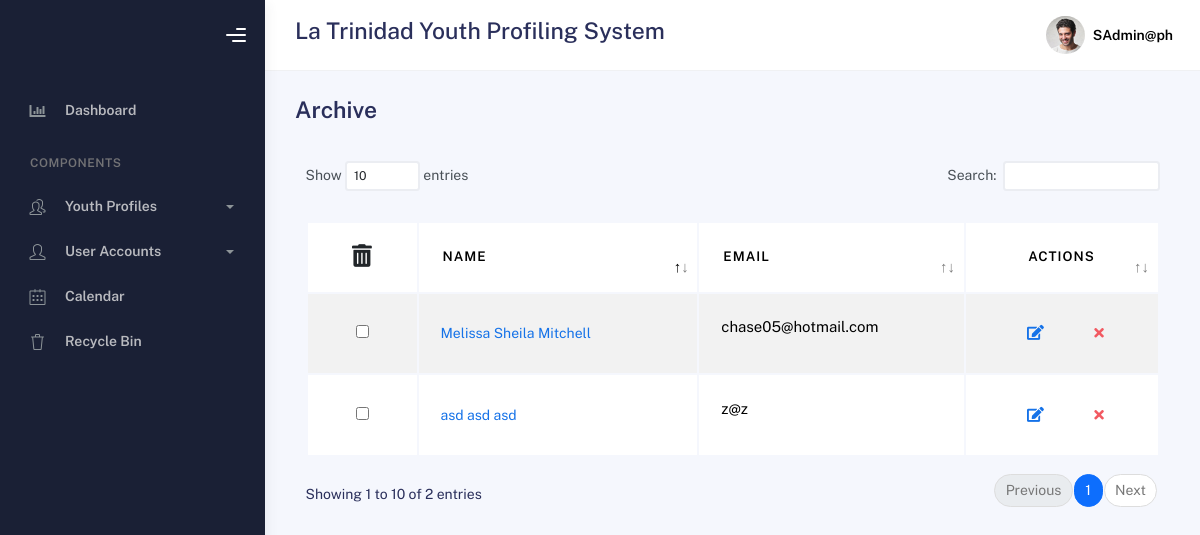
The page /bootstrap/temp_archive.php (signed in) on the database its author committed.
### tables this page shows
CREATE TABLE `profiles_archive` (
  `id` int(11) NOT NULL,
  `lname` varchar(100) DEFAULT NULL,
  `fname` varchar(100) DEFAULT NULL,
  `mname` varchar(100) DEFAULT NULL,
  `suffix` varchar(20) DEFAULT NULL,
  `region` varchar(100) DEFAULT NULL,
  `province` varchar(100) DEFAULT NULL,
  `municipality` varchar(100) DEFAULT NULL,
  `barangay` varchar(100) DEFAULT NULL,
  `sitio` varchar(50) DEFAULT NULL,
  `purok` varchar(100) DEFAULT NULL,
  `sex` varchar(10) DEFAULT NULL,
  `age` int(11) DEFAULT NULL,
  `youth_with_needs` varchar(100) DEFAULT NULL,
  `email` varchar(100) DEFAULT NULL,
  `birth_month` varchar(20) DEFAULT NULL,
  `birth_day` varchar(20) DEFAULT NULL,
  `birth_year` varchar(20) DEFAULT NULL,
  `contactnumber` varchar(20) DEFAULT NULL,
  `civil_status` varchar(20) DEFAULT NULL,
  `youth_classification` varchar(100) DEFAULT NULL,
  `age_group` varchar(50) DEFAULT NULL,
  `work_status` varchar(50) DEFAULT NULL,
  `educational_background` varchar(50) DEFAULT NULL,
  `register_sk_voter` varchar(50) DEFAULT NULL,
  `voted_last_election` varchar(3) NOT NULL,
  `national_voter` varchar(100) DEFAULT NULL,
  `attended_kk` varchar(3) NOT NULL,
  `times_attended_kk` int(11) DEFAULT NULL,
  `no_why` varchar(100) DEFAULT NULL,
  `date_created` varchar(50) NOT NULL,
  `barangay_code` varchar(50) DEFAULT NULL
);

### bootstrap/temp_archive.php (the view, shortened to what the rows shown need)
<?php
include("../conne.php");
?>
<!DOCTYPE html>
<html lang="en">
<head>
    <link rel="stylesheet" href="assets/css/bootstrap.min.css" />
    <link rel="stylesheet" href="assets/css/plugins.min.css" />
    <link rel="stylesheet" href="assets/css/kaiadmin.min.css" />
</head>
<body>
<div class="wrapper">
    <div class="main-panel">
        <div class="container">
            <div class="page-inner">
                <div class="card-body">
                    <div class="table-responsive">
                        <div id="basic-datatables_wrapper" class="dataTables_wrapper container-fluid dt-bootstrap4">
                            <div class="row">
                                <div class="col-sm-12">
                                    <table id="basic-datatables" class="display table table-striped table-hover dataTable" role="grid" aria-describedby="basic-datatables_info">
                                        <thead>
                                        <?php
                                            $recordsPerPage = 20;
                                            $currentPage = isset($_GET['page']) ? $_GET['page'] : 1;
                                            $offset = ($currentPage - 1) * $recordsPerPage;
                                            if (isset($_GET['search'])) {
                                                $searchQuery = $_GET['search'];
                                                $sql = "SELECT * FROM profiles_archive
                                                        WHERE fname LIKE '%$searchQuery%' OR lname LIKE '%$searchQuery%' OR mname LIKE '%$searchQuery%' OR email LIKE '%$searchQuery%'
                                                        ORDER BY id DESC
                                                        LIMIT $recordsPerPage OFFSET $offset";
                                            } else {
                                                $sql = "SELECT * FROM profiles_archive
                                                        ORDER BY id DESC
                                                        LIMIT $recordsPerPage OFFSET $offset";
                                            }
                                            $result = mysqli_query($conn, $sql);
?>
                                            <tr role="row">
                                            <form id="profilesForm" method="POST" action="temp_delete_multiple_archive.php">
                                            <table id="basic-datatables" class="display table table-striped table-hover dataTable" role="grid" aria-describedby="basic-datatables_info">
                                                <thead>
                                                <tr role="row">
                                                    <th tabindex="0" aria-controls="basic-datatables" rowspan="1" colspan="1" style="width: 30.516px;">
                                                    <center><button type="d" class="btn btn-default" onclick="return confirm('Are you sure you want to delete the selected profiles?');">
                                                        <i style="font-size: 17pt" class="fa fa-trash-alt"></i>
                                                    </button></center>
                                                    </th>
                                                    <th class="sorting_asc" tabindex="0" aria-controls="basic-datatables" rowspan="1" colspan="1" aria-sort="ascending" aria-label="Name: activate to sort column descending" style="width: 365.516px;">Name</th>
                                                    <th class="sorting" tabindex="0" aria-controls="basic-datatables" rowspan="1" colspan="1" aria-label="Position: activate to sort column ascending" style="width: 341.766px;">Email</th>
                                                    <th class="sorting" tabindex="0" aria-controls="basic-datatables" rowspan="1" colspan="1" aria-label="Office: activate to sort column ascending" style="width: 200.266px;"><center>Actions</center></th>
                                                </tr>
                                            </thead>
                                            <tbody>
                                            <div class="section">
                                            <form id="profilesForm" method="POST" action="temp_archive.php">
                                                <?php while ($row = mysqli_fetch_assoc($result)) { ?>
                                                    <tr>
                                                        <td>
                                                            <center>
                                                            <input type="checkbox" name="selectedProfiles[]" value="<?= $row['id']; ?>">
                                                            </center>
                                                        </td>
                                                        <td>
                                                        <a href="#" class="profileNameLink" data-id="<?= $row['id']; ?>"
                                                        data-fullname="<?= $row['fname'] . ' ' . $row['mname'] . ' ' . $row['lname']; ?>"
                                                        data-address="<?= $row['region'] . ' ' . $row['province'] . ' ' . $row['municipality'] . ' ' . $row['barangay'] . ' ' . $row['sitio'] . ' ' . $row['purok']; ?>"
                                                        data-sex="<?= $row['sex']; ?>" data-age="<?= $row['age']; ?>"
                                                        data-email="<?= $row['email']; ?>"
                                                        data-birthday="<?= $row['birth_month'] . '/' . $row['birth_day'] . '/' . $row['birth_year']; ?>"
                                                        data-youth_with_needs="<?= $row['youth_with_needs']; ?>"
                                                        data-contact_number="<?= $row['contactnumber']; ?>"
                                                        data-civil_status="<?= $row['civil_status']; ?>"
                                                        data-age_group="<?= $row['age_group']; ?>"
                                                        data-educational_background="<?= $row['educational_background']; ?>"
                                                        data-youth_classification="<?= $row['youth_classification']; ?>"
                                                        data-work_status="<?= $row['work_status']; ?>"
                                                        data-national_voter="<?= $row['national_voter']; ?>"
                                                        data-register_sk_voter="<?= $row['register_sk_voter']; ?>"
                                                        data-voted_last_election="<?= $row['voted_last_election']; ?>"
                                                        data-times_attended="<?= $row['times_attended_kk']; ?>"
                                                        data-national_voter="<?= $row['national_voter']; ?>"
                                                        data-reason="<?= $row['no_why']; ?>" data-bs-toggle="modal"
                                                        data-bs-target="#modal-default"><?= $row['fname'] . ' ' . $row['mname'] . ' ' . $row['lname']; ?></a>
                                                        </td>
                                                        <td>
                                                            <p style="text-transform:lowercase"><?= $row['email']; ?></p>
                                                        </td>
                                                        <td>
                                                            <center>
                                                            <a href="temp_update_archive.php?id=<?= $row['id']; ?>" class="btn btn-link btn-primary btn-lg" data-bs-toggle="tooltip" title="Edit"><i
                                                            class="fa fa-edit"></i></a>
                                                            <a href="temp_delete.php?id=<?= $row['id']; ?>" class="btn btn-link btn-danger" title="Remove" data-bs-toggle="tooltip"
                                                                onclick="return confirm('Are you sure you want to delete this profile?');"><i class="fa fa-times"></i></a>
                                                            </center>
                                                        </td>
                                                        </tr>
                                                <?php } ?>
                                            </form>
                                            </div>
                                        </tbody>
                                    </table>
                                </div>
                            </div>
                        </div>
                    </div>
                </div>
            </div>
        </div>
    </div>
</body>
</html>

### rows shown on the page
profiles_archive: fname "Melissa", mname "Sheila", lname "Mitchell", email "chase05@hotmail.com"
profiles_archive: fname "asd", mname "asd", lname "asd", email "z@z"

### other values the page prints
$_SESSION['email'] "SAdmin@ph"
mysqli_num_rows($result) "2"
